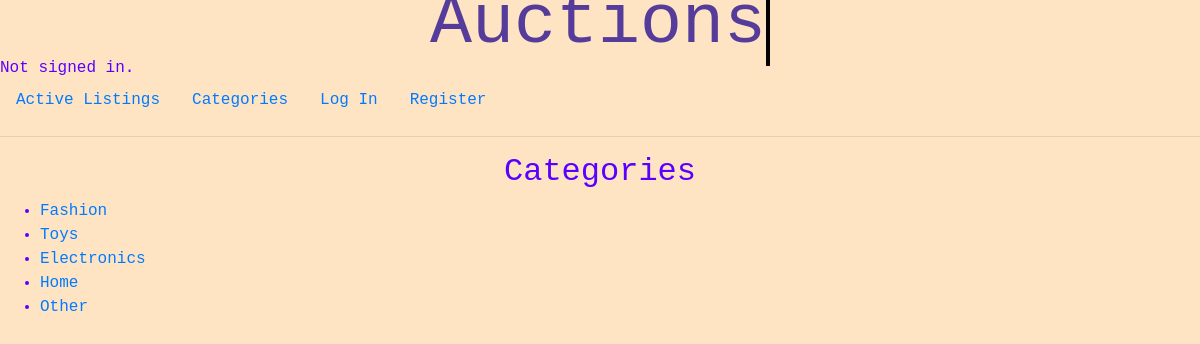
The page /categories on the database its author committed.
### auctions/models.py (models this page shows)
class Categorie(models.Model):
    categories = models.CharField(max_length=64)
    def __str__(self):
        return f"{self.categories}"

### auctions/views.py (the view)
# urls.py: path("categories", views.categories, name="categories"),
def categories(request):
    return render(request, "auctions/categories.html", {
        "categories": Categorie.objects.all()
    })

### auctions/templates/auctions/categories.html
{% extends "auctions/layout.html" %}
{% block body %}
    <h2>Categories</h2>
    <ul>
        {% for category in categories %}
            <li><a href="{% url 'category' category %}">{{ category }}</a></li>
        {% endfor %}
    </ul>
{% endblock %}

### auctions/static/auctions/styles.css (style rules this page uses)
body { font-family: "Courier Prime", monospace; padding: 10px; background-color: bisque; color: rgb(90, 0, 255); }
body { margin: 0px; padding: 0px; font-family: "Courier Prime", monospace; background-color: bisque; }
h2 { text-align: center; font-family: "Courier Prime", monospace; }

### rows shown on the page
Categorie: categories "Fashion"
Categorie: categories "Toys"
Categorie: categories "Electronics"
Categorie: categories "Home"
Categorie: categories "Other"
